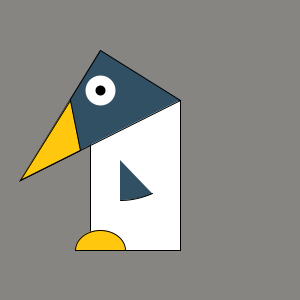
Frame 1 (no input)
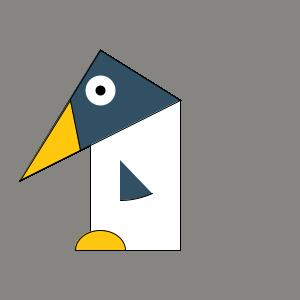
Frame 60 (the mouse pressed at the canvas centre just before this capture)
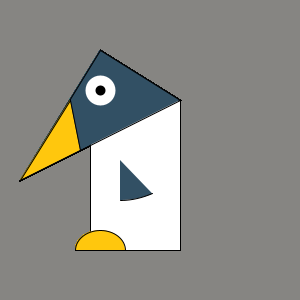
Frame 120 (the mouse held since frame 60 and released just before this capture)

The Processing sketch that drew these frames (run headless with seeded random() and noise(); from frame 60 on, the mouse is pressed at the canvas centre):

// Processing sketch: processing_77453
// ── processing_77453.pde

/* 
     

                Processing - dessin figuratif
    
    
*/

void setup(){
  size(300,300);
  //noStroke(); //sans ligne
  background(#868582);
  smooth();
  //noFill();//sans transparence
 // rectMode(CENTER);     // CENTRER
}


 
 
void draw(){
  
  //corps
  strokeWeight(1);
  stroke(#000000);
  fill(#FFFFFF);
  rect(90, 100, 90, 150);
  
    //pied
  strokeWeight(1);
  fill(#FFC70D);
  stroke(#000000);
  arc(100, 250, 50, 40, PI, TWO_PI);
  // ligen du pied
  line(75,250 , 150, 250);
  
  //triangle / tête
  fill(50,80,100);
  triangle(100,50,180,100,20,180);
  

  
  //bec jaune
  fill(#FFC70D);
  triangle(80,150,70,100,20,180);
  
  
  //Aile
  fill(50,80,100);
  arc(120, 160, 120, 80, 1, PI/2);


  
  
  // oeil
  fill(#000000);
  strokeWeight(10);
  stroke(#FFFFFF);
  ellipse(100,90,20,20);
  
}
  
  
 
